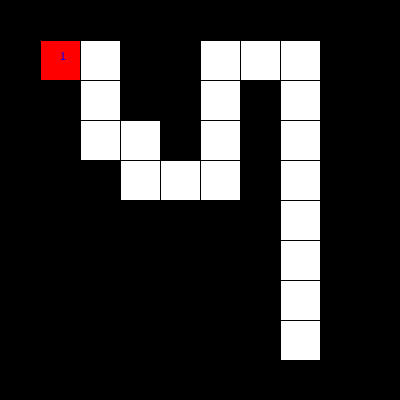
Frame 1 (no input)
Frame 60 (the mouse pressed at the canvas centre just before this capture): identical to frame 1, image omitted
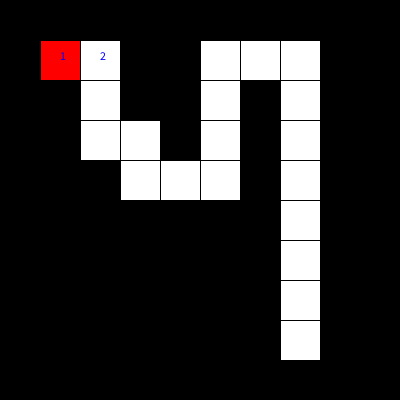
Frame 120 (the mouse held since frame 60 and released just before this capture)

The Processing sketch that drew these frames (run headless with seeded random() and noise(); from frame 60 on, the mouse is pressed at the canvas centre):

// Processing sketch: week15_7_maze_DFS_visited_step_mousePressed_move
// ── week15_7_maze_DFS_visited_step_mousePressed_move.pde
int [][] maze = {
  {1,1,1,1,1,1,1,1,1,1},
  {1,0,0,1,1,0,0,0,1,1},
  {1,1,0,1,1,0,1,0,1,1},
  {1,1,0,0,1,0,1,0,1,1},
  {1,1,1,0,0,0,1,0,1,1},
  {1,1,1,1,1,1,1,0,1,1},
  {1,1,1,1,1,1,1,0,1,1},
  {1,1,1,1,1,1,1,0,1,1},
  {1,1,1,1,1,1,1,0,1,1},
  {1,1,1,1,1,1,1,1,1,1},
};
int [][] visited = new int [10][10];
int startI = 1,startJ = 1, I = 1, J=1, step = 1;
void setup(){
  size(400,400);
  visited[I][J] = step;
}
void draw(){
  for(int i=0;i<maze.length;i++){
    for(int j=0;j<maze[0].length;j++){
      if(maze[i][j]==1) fill(0);
      else fill(255);
      rect(j*40,i*40,40,40);
    }
  }
  fill(255,0,0);
  rect(startJ*40,startI*40,40,40);
  for(int i=0;i<maze.length;i++){
    for(int j=0;j<maze.length;j++){
      if(visited[i][j]>0){
        fill(0,0,255);
        text(""+visited[i][j],j*40+20,i*40+20);
      }
    }
  }
}
void mousePressed(){
  if(maze[I+1][J]==0){
    I = I+1;
    visited[I][J] = ++step;
  }else if(maze[I][J+1]==0){
    J = J+1;
    visited[I][J] = ++step;
  }
}
